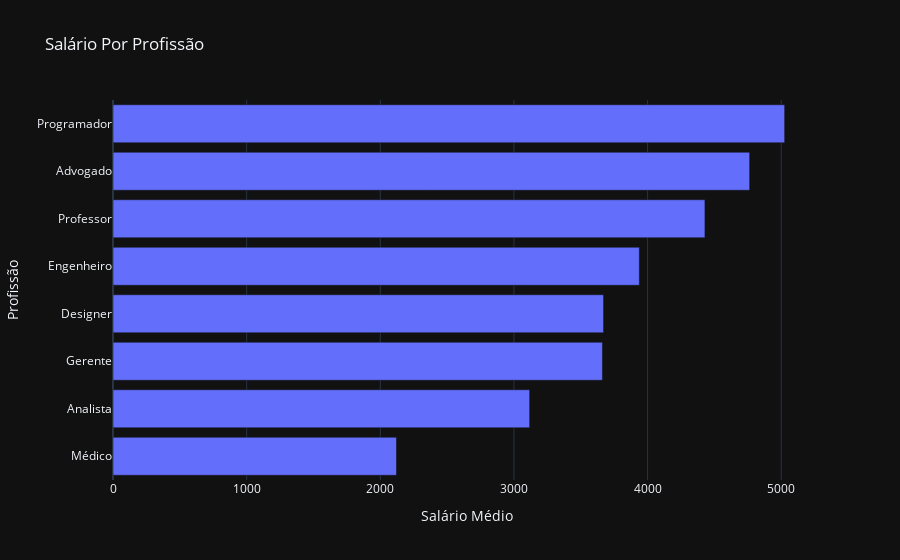

The code cell stored with this chart in its notebook:
### Markdown cell above
## Gráfico de Barras

### Code cell
# Calculando a média do salário por profissão
salario_por_profissao = dados.groupby('Profissao')['Salario'].mean().reset_index().sort_values('Salario', ascending = True)

fig = px.bar(
    salario_por_profissao, # fonte de dados
    x = 'Salario', # variável do eixo X
    y = 'Profissao', # variável do eixo Y
    orientation = 'h', # h = horizontal | v = vertical
    title = 'Salário Por Profissão', # Título do gráfico
    labels = {
        'Salario': 'Salário Médio', # rótulo eixo X
        'Profissao': 'Profissão' # rótulo eixo Y
    }
)

fig.show()

### Figure 1 — Plotly figure (JSON) as saved in the notebook; plotly's stock layout.template omitted (floating-point values rounded to 4 significant figures)
{"data": [{"hovertemplate": "Salário Médio=%{x}<br>Profissão=%{y}<extra></extra>", "legendgroup": "", "marker": {"color": "#636efa", "pattern": {"shape": ""}}, "name": "", "orientation": "h", "showlegend": false, "textposition": "auto", "x": [2121.0, 3118.0, 3662.0, 3670.0, 3938.0, 4429.0, 4764.0, 5026.0], "xaxis": "x", "y": ["Médico", "Analista", "Gerente", "Designer", "Engenheiro", "Professor", "Advogado", "Programador"], "yaxis": "y", "type": "bar"}], "layout": {"xaxis": {"anchor": "y", "domain": [0.0, 1.0], "title": {"text": "Salário Médio"}}, "yaxis": {"anchor": "x", "domain": [0.0, 1.0], "title": {"text": "Profissão"}}, "legend": {"tracegroupgap": 0}, "title": {"text": "Salário Por Profissão"}, "barmode": "relative"}}
